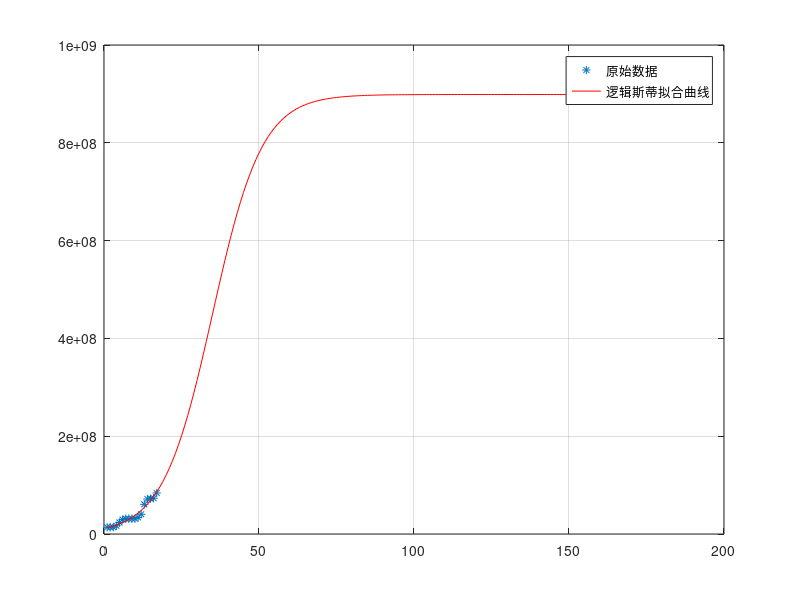

This figure's MATLAB source:
clc;
clear;
format long

% 原始数据
t = 1:17;
x = [13741585,13801816,13918643,16927851,23506839,29572782,31273209,31273209,31273209,31273209,33906371,40410778,60684414,71479130,72276486,73182406,83940569];

% 初始参数估计: [最终值, 增长速率, 转折点时间]
a0 =1.0e+08*[ 9.229397585793302   0.000000792949428   0.000000001232054];

% 模型定义（逻辑斯蒂）
f_logistic = @(a,t) a(1) ./ (1 + a(2)*exp(-a(3).*t));

% 拟合
[A, resnorm] = lsqcurvefit(f_logistic, a0, t, x);

% 找趋于稳定的时间点
d = 27;
while abs(f_logistic(A,d) - f_logistic(A,d+1)) > 1
    d = d + 1;
end

% 输出
disp(['稳定时间点d = ', num2str(d)]);
disp(['稳定值 = ', num2str(f_logistic(A,d))]);

% 绘图
plot(t, x, '*', 'DisplayName', '原始数据');
hold on;
tt = 1:d;
plot(tt, f_logistic(A,tt), 'r-', 'DisplayName', '逻辑斯蒂拟合曲线');
grid on;
legend;
